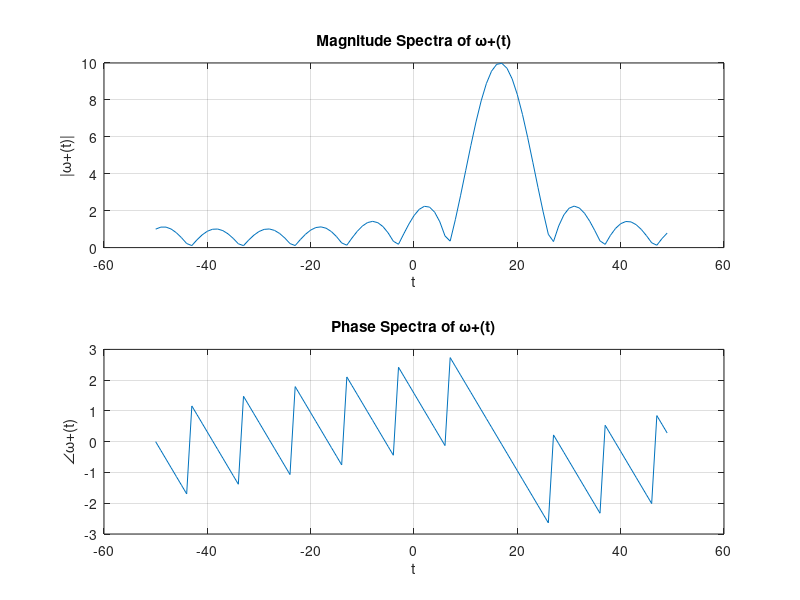
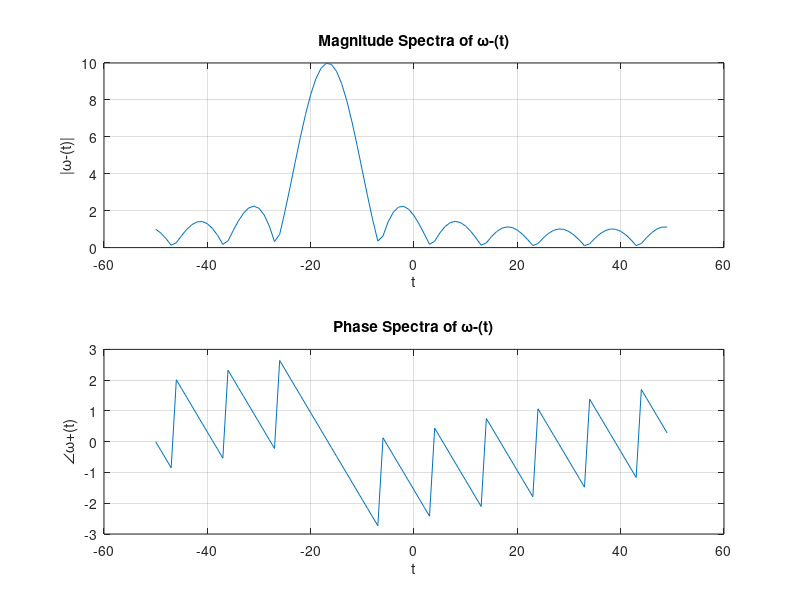
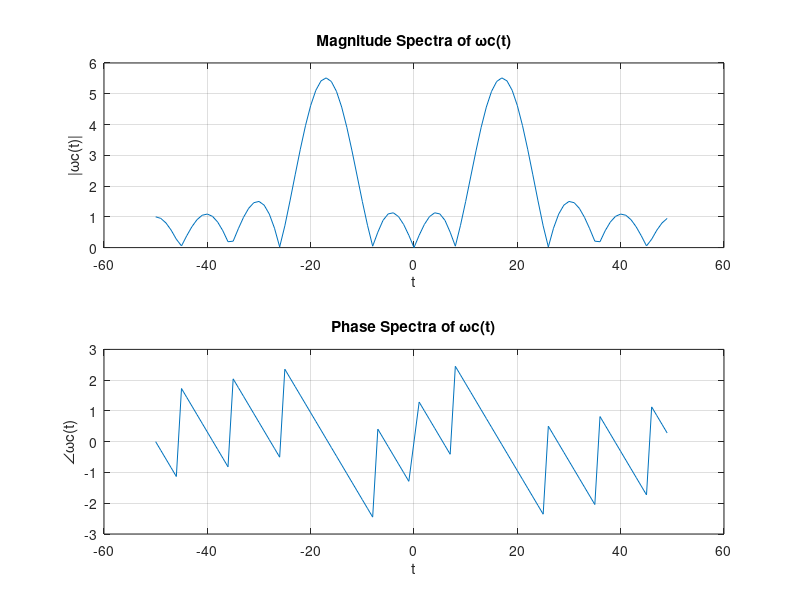

Write MATLAB code to recreate these figures, in order.
%Rendel Abrasia, Reza Aablue
%500942743, 500966944
%Section 4

% Problem A.6

% Magnitude and Phase Spectra for w+(t) function
N = 100; PulseWidth = 10;
t = [0:1:(N-1)];
x = [ones(1, PulseWidth), zeros(1, N-PulseWidth)];
wPLUSoft = x.* (exp(1i*(pi/3).*t));
wPLUSoftFT = fft(wPLUSoft);
f = [-(N/2):1:(N/2)-1]; 

figure (1); 

subplot (2,1,1);
plot (f, fftshift(abs(wPLUSoftFT))); grid on;
xlabel ('t'); ylabel ('|\omega+(t)|');
title ('Magnitude Spectra of \omega+(t)');

subplot (2,1,2); 
plot (f, fftshift(angle(wPLUSoftFT))); grid on;
xlabel ('t'); ylabel ('\angle\omega+(t)');
title ('Phase Spectra of \omega+(t)');

% Magnitude and Phase Spectra for w-(t) function
N = 100; PulseWidth = 10;
t = [0:1:(N-1)];
x = [ones(1, PulseWidth), zeros(1, N-PulseWidth)];
wMINUSoft = x.* (exp(-1i*(pi/3).*t));
wMINUSoftFT = fft(wMINUSoft);
f = [-(N/2):1:(N/2)-1]; 

figure (2); 

subplot (2,1,1);
plot (f, fftshift(abs(wMINUSoftFT))); grid on;
xlabel ('t'); ylabel ('|\omega-(t)|');
title ('Magnitude Spectra of \omega-(t)');

subplot (2,1,2); 
plot (f, fftshift(angle(wMINUSoftFT))); grid on;
xlabel ('t'); ylabel ('\angle\omega+(t)');
title ('Phase Spectra of \omega-(t)');

% Magnitude and Phase Spectra for wc(t) function
N = 100; PulseWidth = 10;
t = [0:1:(N-1)];
x = [ones(1, PulseWidth), zeros(1, N-PulseWidth)];
wcoft = x.*(cos((pi/3).*t));
wcoftFT = fft(wcoft);
f = [-(N/2):1:(N/2)-1]; 

figure (3); 

subplot (2,1,1);
plot (f, fftshift(abs(wcoftFT))); grid on;
xlabel ('t'); ylabel ('|\omegac(t)|');
title ('Magnitude Spectra of \omegac(t)');

subplot (2,1,2); 
plot (f, fftshift(angle(wcoftFT))); grid on;
xlabel ('t'); ylabel ('\angle\omegac(t)');
title ('Phase Spectra of \omegac(t)');